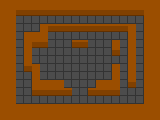

Rendered tile map (Tiled .tmx) drawn with the repository's tilesets; below, a short description and the full map source, tile grids included:
An orthogonal 20x15 tile map with 8x8 px tiles, 1 tile layer (Tile Layer 1), 2 tilesets and 3 objects.

<map version="1.0" orientation="orthogonal" width="20" height="15" tilewidth="8" tileheight="8">
 <tileset firstgid="1" name="leveltiles" tilewidth="8" tileheight="8">
  <image source="../graphics/leveltiles.png" width="32" height="8" />
 </tileset>
 <tileset firstgid="5" name="entitytiles" tilewidth="8" tileheight="8">
  <tileoffset x="4" y="4" />
  <image source="../raw/entitytiles.png" width="56" height="16" />
 </tileset>
 <layer name="Tile Layer 1" width="20" height="15">
  <data encoding="csv">
4,4,4,4,4,4,4,4,4,4,4,4,4,4,4,4,4,4,4,4,
4,4,3,3,3,3,3,3,3,3,3,3,3,3,3,3,3,3,4,4,
4,4,2,2,2,2,2,2,2,2,2,2,2,2,2,2,2,2,4,4,
4,4,2,2,2,4,3,3,3,3,3,3,3,3,3,3,4,2,4,4,
4,4,2,4,4,4,2,2,2,2,2,2,2,2,2,2,4,2,4,4,
4,4,2,4,3,3,2,2,2,3,3,2,2,2,4,2,4,2,4,4,
4,4,2,4,2,2,2,2,2,2,2,2,2,2,3,2,4,2,4,4,
4,4,2,4,2,2,2,2,2,2,2,2,2,2,2,2,4,2,4,4,
4,4,2,3,4,2,2,2,2,2,2,2,2,2,4,2,4,2,4,4,
4,4,2,2,4,2,2,2,2,2,2,2,2,2,4,2,4,2,4,4,
4,4,2,2,4,4,4,4,2,2,2,2,4,4,4,2,3,2,4,4,
4,4,2,2,3,3,3,3,3,2,2,3,3,3,3,2,2,2,4,4,
4,4,2,2,2,2,2,2,2,2,2,2,2,2,2,2,2,2,4,4,
4,4,4,4,4,4,4,4,4,4,4,4,4,4,4,4,4,4,4,4,
4,4,4,4,4,4,4,4,4,4,4,4,4,4,4,4,4,4,4,4
</data>
 </layer>
 <objectgroup name="Object Layer 1" width="20" height="15">
  <object gid="12" x="64" y="56" />
  <object gid="11" x="64" y="40" />
  <object gid="13" x="80" y="72" />
 </objectgroup>
</map>
